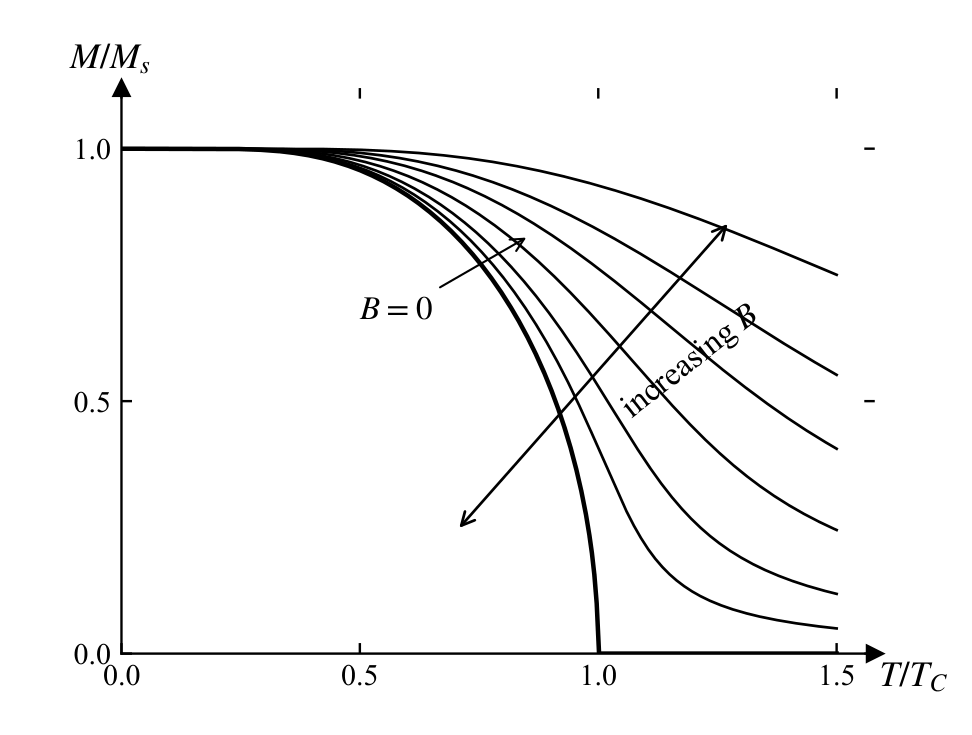

Generate this figure with Python:
# -*- coding: utf-8 -*-
# 图 5.5 外场下的平均场 M(T) 曲线族（J=1/2）：B=0 陡降，B 增大曲线压低抹平相变
import sys
sys.path.insert(0, r'E:\AI整理书籍\磁学\book\fig_src')
import numpy as np
from scipy.optimize import brentq
import matplotlib.pyplot as plt
from mplstyle import new_fig, save_fig


def M_of_t(t, b):
    if t <= 0 or t < 0.05:
        return 1.0
    if b == 0 and t > 1:
        return 0.0
    f = lambda m: np.tanh((m + b) / t) - m
    lo, hi = 1e-12, 1.0 - 1e-9
    if f(lo) > 0:
        if f(hi) > 0:
            return 1.0        # root within 1e-9 of saturation
        return brentq(f, lo, hi, xtol=1e-13)
    return 0.0


fig, ax = new_fig(4.5, 3.4)
ax.spines['top'].set_visible(False)
ax.spines['right'].set_visible(False)
ax.plot(1, 0, ">k", transform=ax.transAxes, clip_on=False, ms=5)
ax.plot(0, 1, "^k", transform=ax.transAxes, clip_on=False, ms=5)

t = np.linspace(0, 1.5, 600)
bs = [0.0, 0.025, 0.06, 0.13, 0.24, 0.38, 0.71]
for b in bs:
    M = np.array([1.0 if ti == 0 else M_of_t(ti, b) for ti in t])
    ax.plot(t, M, 'k-', lw=1.5 if b == 0 else 0.9)

ax.set_xlim(0, 1.58)
ax.set_ylim(0, 1.12)
ax.set_xticks([0, 0.5, 1.0, 1.5])
ax.set_yticks([0, 0.5, 1.0])
ax.text(1.59, -0.015, r'$T/T_C$', ha='left', va='top', fontsize=12)
ax.text(-0.02, 1.14, r'$M/M_s$', ha='center', va='bottom', fontsize=12)

# B = 0 label with leader
ax.annotate(r'$B=0$', xy=(0.86, 0.83), xytext=(0.50, 0.66), fontsize=11,
            arrowprops=dict(arrowstyle='->', lw=0.7))
# increasing B double arrow across the family
ax.annotate('', xy=(1.28, 0.86), xytext=(0.70, 0.24),
            arrowprops=dict(arrowstyle='<->', lw=0.9))
ax.text(1.06, 0.475, 'increasing $B$', fontsize=11, rotation=38,
        ha='left', va='center', rotation_mode='anchor')

save_fig(fig, 'ch5', 'fig5_05')
